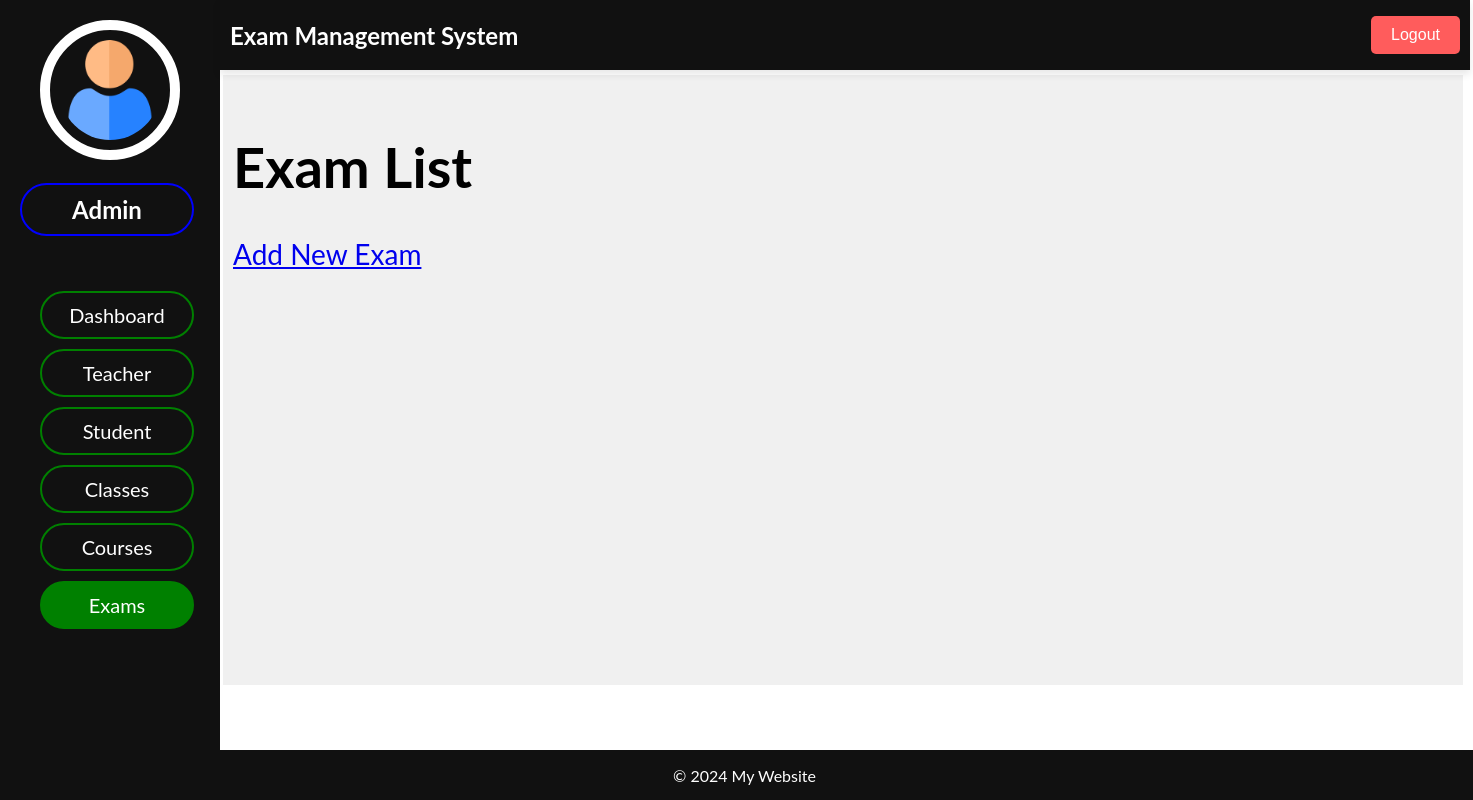
/adminpanel/exams/all, run on an earlier commit of the app's database.
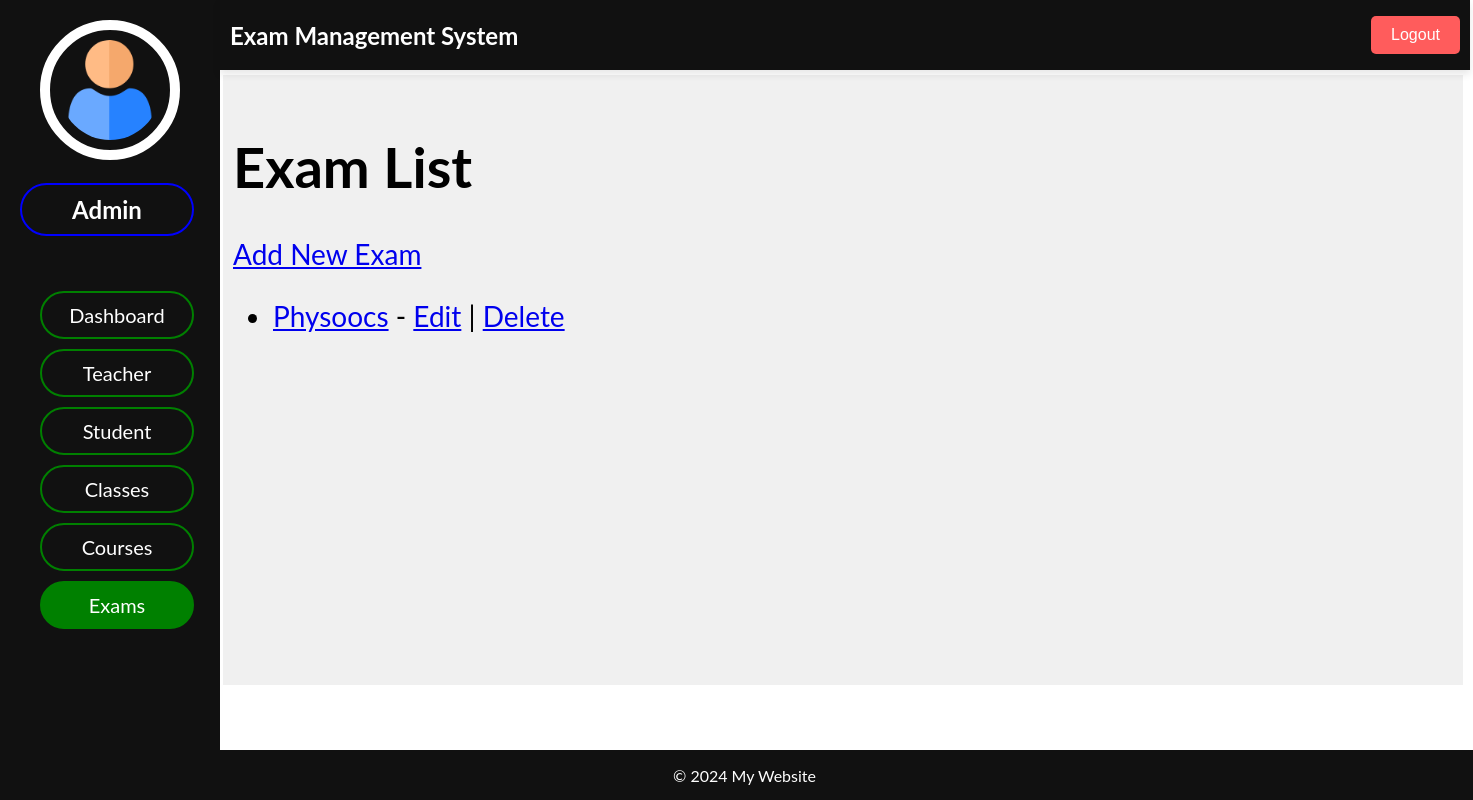
And on a later commit of the database.
### admin_panel/models.py (models this page shows, shortened)
class Exam(models.Model):
    exam_id = models.AutoField(primary_key=True)
    name = models.CharField(max_length=100)

### admin_panel/views.py (the view)
# urls.py: path('exams/all', views.exam_list, name='exam_list'),
def exam_list(request):
    exams = Exam.objects.all()
    return render(request, 'exams/exam_list.html', {'exams': exams})

### admin_panel/templates/exams/exam_list.html (shortened to what this page needs)
{% extends "dashboard/index.html" %}
{% block header %}
    {% include "dashboard/header.html" %}
{% endblock header %}
{% block sidenav %}
    {% include "exams/sidenav.html" %}
{% endblock sidenav %}
{% block main %}
    <h1>Exam List</h1>
    <a href="{% url 'exam_create' %}">Add New Exam</a>
    <ul>
        {% for exam in exams %}
            <li>
                <a href="{% url 'exam_detail' exam.pk %}">{{ exam.name }}</a> -
                <a href="{% url 'exam_update' exam.pk %}">Edit</a> |
                <a href="{% url 'exam_delete' exam.pk %}">Delete</a>
            </li>
        {% endfor %}
    </ul>
{% endblock main %}
{% block footer %}
    {% include "dashboard/footer.html" %}
{% endblock footer %}

What changed in the data, as far as the page shows it:
added Exam: name "Physoocs"
